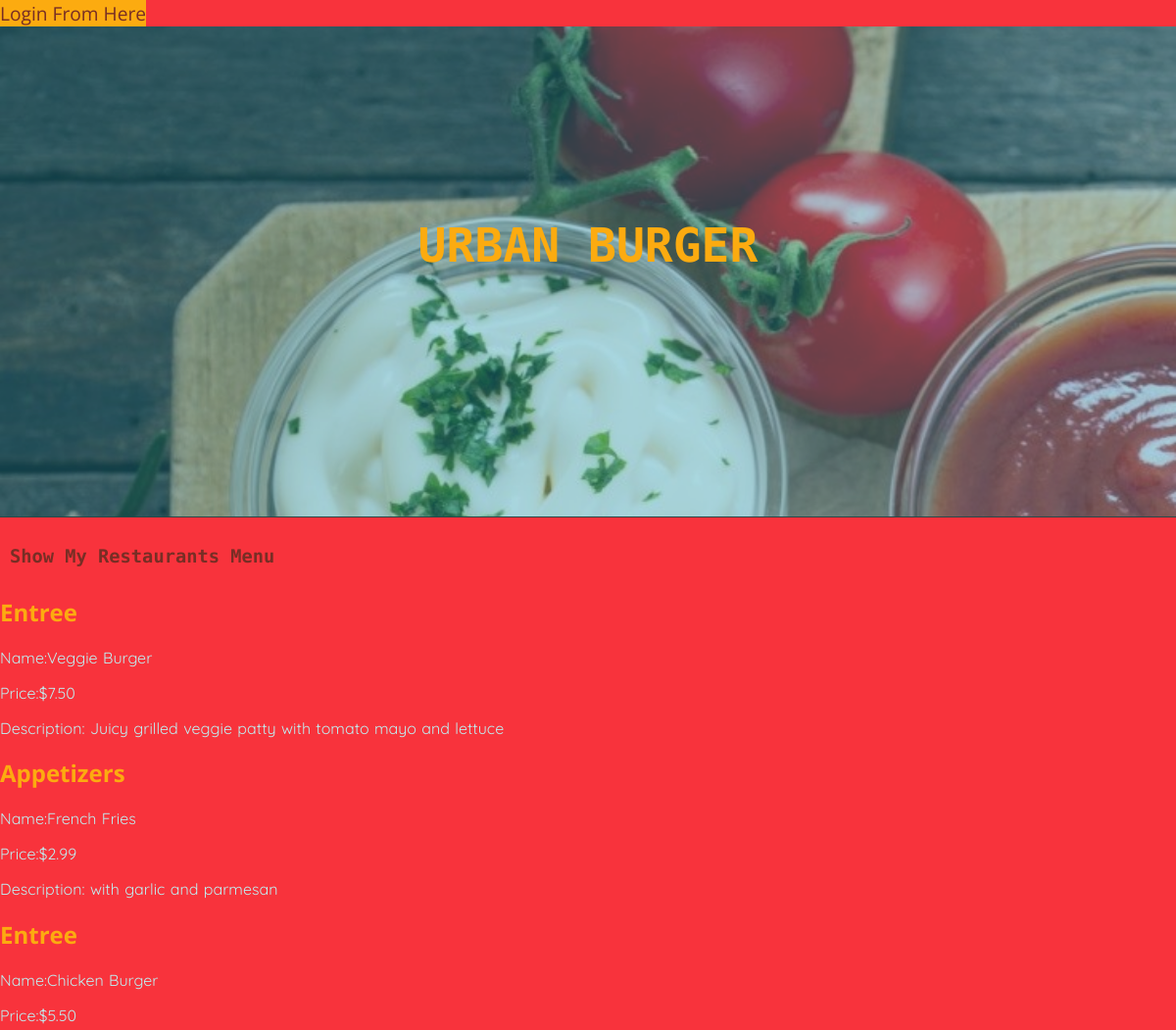
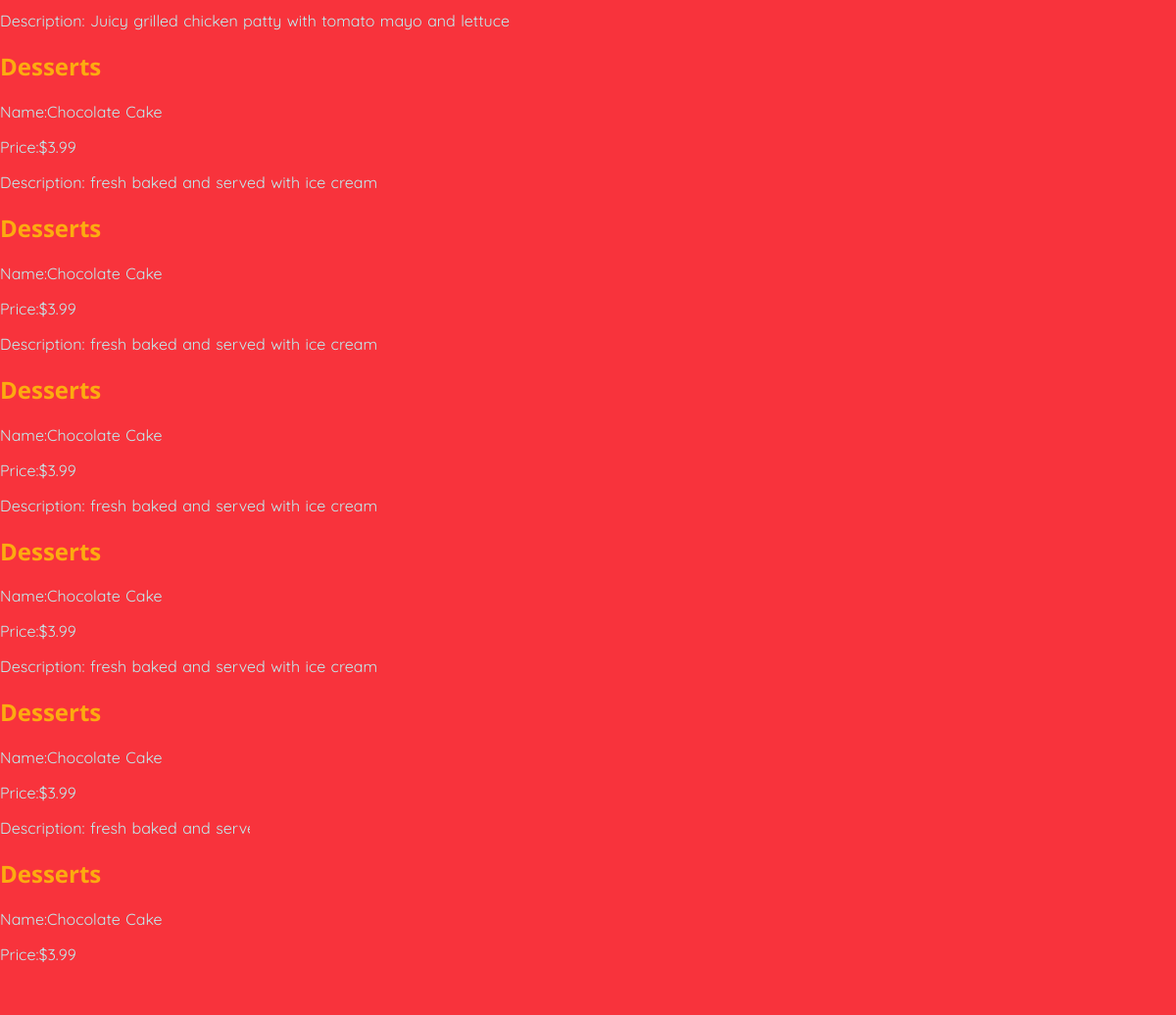
Page /restaurant/2/menu on the committed database (2 pictures, top to bottom).
### db_test.py (models this page shows, shortened)
class Restaurant(Base):
    __tablename__ = 'restaurant'
    id = Column(Integer, primary_key=True)
    name = Column(String(250), nullable=False)
    user_id = Column(Integer, ForeignKey('user.id', ondelete='cascade'))
    user = relationship(User, cascade="save-update")
    print "user table is added to restaurant"

class MenuItem(Base):
    __tablename__ = 'menu_item'
    name = Column(String(80), nullable=False)
    id = Column(Integer, primary_key=True)
    description = Column(String(250))
    price = Column(String(8))
    course = Column(String(250))
    restaurant_id = Column(Integer, ForeignKey('restaurant.id',
                                               ondelete='cascade'))
    restaurant = relationship(Restaurant,
                              backref=backref("items",
                                              cascade="all, delete-orphan"))
    user_id = Column(Integer, ForeignKey('user.id', ondelete='CASCADE'))
    user = relationship(User, cascade="save-update")
    print "User added to menu"

### project.py (the view)
@app.route('/restaurant/<int:restaurant_id>/')
@app.route('/restaurant/<int:restaurant_id>/menu')
def showMenu(restaurant_id):
    restaurant = session.query(Restaurant).filter_by(id=restaurant_id).one()
    creator = getUserInfo(restaurant.user_id)
    items = session.query(MenuItem).filter_by(
        restaurant_id=restaurant_id).all()
    if 'username' not in login_session \
            or creator.id != login_session['user_id']:
        return render_template('publicMenu.html',
                               items=items,
                               restaurant=restaurant,
                               creator=creator)
    else:
        return render_template('menu.html', items=items,
                               restaurant=restaurant,
                               creator=creator)

### project.py (called while the page is built)
def getUserInfo(user_id):
    user = session.query(User).filter_by(id=user_id).one()
    return user

### templates/publicMenu.html (shortened to what this page needs)
    {% extends "main.html" %}
    {% block content %}
    {% include "header.html" %}
    <section class="page-content">
        <h3><a class="create-item" href="{{ url_for('showRestaurants')}}">Show My Restaurants Menu</a></h3>
    {% for item in items %}
        {% if item.course=="Entree" %}
            <h2>Entree</h2>
            <p>Name:{{ item.name }}</p>
            <p>Price:{{ item.price }}</p>
            <p>Description: {{ item.description }}</p>
        {% endif %}
        {% if item.course=="Appetizer" %}
            <h2>Appetizers</h2>
            <p>Name:{{ item.name }}</p>
            <p>Price:{{ item.price }}</p>
            <p>Description: {{ item.description }}</p>
        {% endif %}
         {% if item.course=='Dessert' %}
            <h2>Desserts</h2>
            <p>Name:{{ item.name }}</p>
                <p>Price:{{ item.price }}</p>
                <p>Description: {{ item.description }}</p>
        {% endif %}
    {% endfor %}
    </section>
    {% endblock %}

### templates/header.html
 <span class="logs">
        {%if 'username' not in session %}
			<a href="{{url_for('showLogin')}}">Login From Here </a>
			{% else %}
			<a href="{{url_for('disconnect')}}">Logout </a>
			{% endif %}
 </span>
<header class="page-header">
     <div>
         <h1>{{restaurant.name}}</h1>
     </div>
</header>

### static/style.css (style rules this page uses)
body { background-color: #F8333C; margin:0; padding: 0; font-family: 'Open Sans', sans-serif; color: #BFEDEF; }
a { text-decoration: none; color:#772E25; }
h2 { color:#FCAB10; }
p { font-family: 'Quicksand', sans-serif; word-spacing: 1px }
.logs { box-sizing: border-box; height:40px; width:100%; background-color:#FCAB10; font-size:1.2em }
.page-header { text-align: center; border-bottom: 1px solid #2A4747; height: 500px; background-image: url('/static/images/bgt.jpg'); background-size: cover; background-attachment: fixed; }
.page-header div { background-color: rgba(43,158,179,.4); height:500px; }
.page-header div h1 { position: relative; top:35%; font-size: 3em; margin:0 auto; width: 35%; padding: 20px; color: #FCAB10; font-family: 'Source Code Pro', monospace; text-transform:uppercase; }
.create-item { display: block; width: 30%; padding: 10px; box-sizing: border-box; margin-top: 10px; font-family: 'Source Code Pro', monospace; }

### rows in the picture
Restaurant: name "URBAN BURGER"
MenuItem: name "Veggie Burger", price "$7.50", description "Juicy grilled veggie patty with tomato mayo and lettuce"
MenuItem: name "French Fries", price "$2.99", description "with garlic and parmesan"
MenuItem: name "Chicken Burger", price "$5.50", description "Juicy grilled chicken patty with tomato mayo and lettuce"
MenuItem: name "Chocolate Cake", price "$3.99", description "fresh baked and served with ice cream"
MenuItem: name "Chocolate Cake", price "$3.99", description "fresh baked and served with ice cream"
MenuItem: name "Chocolate Cake", price "$3.99", description "fresh baked and served with ice cream"
MenuItem: name "Chocolate Cake", price "$3.99", description "fresh baked and served with ice cream"
MenuItem: name "Chocolate Cake", price "$3.99", description "fresh baked and served with ice cream"
MenuItem: name "Chocolate Cake", price "$3.99"
